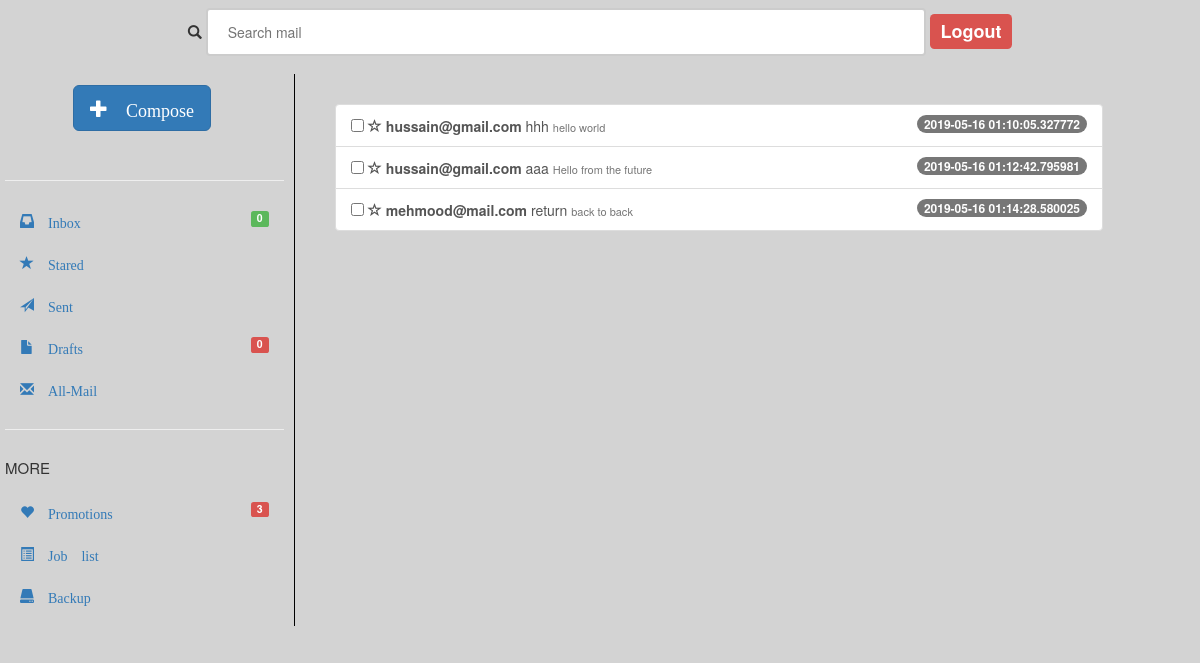
The page /sent (signed in) on the database its author committed.
### database.py (models this page shows, shortened)
class Email(Base):
	__tablename__ = 'emails'
	email_id = Column(Integer, primary_key=True)
	subject = Column(String(100))
	msg = Column(String(1000))
	receiver_email = Column(String(50))
	sender_email = Column(String(50), nullable=False)
	time = Column(DateTime(), nullable=False)

### app.py (the view)
@app.route('/sent', methods=["POST","GET"])
@is_logged_in
def sent():
	user = session['username']
	results = None
	if request.method=="POST":
		insertion()
	else:
		results = db.session.query(Email).filter_by(sender_email=user).all()
	return render_template("sent.html", results=results)

### app.py (called while the page is built)
def is_logged_in(f):
	@wraps(f)
	def wrap(*args, **kwargs):
		if "logged_in" in session:
			return f(*args, **kwargs)
		else:
			flash("Unauthorized, Please login", "danger")
			return redirect(url_for("login"))
	return wrap

### templates/sent.html (shortened to what this page needs)
{% extends "layout.html" %}
{% block body %}
<div class="col inbox col-md-8 pul-right">
    <div class="tab-content">
        <div class="tab-pane fade in active" id="home">
            <div class="list-group">
                {% for result in results %}
                <a href="#" class="list-group-item  testField">
                    <input type="checkbox">
                    <span class="glyphicon glyphicon-star-empty"></span>
                    <strong>
                        <span class="name" style="min-width: 120px; display: inline-block;">{{ result.receiver_email }}</span>
                    </strong>
                    <span class=""> {{ result.subject }}</span>
                    <span class="text-muted" style="font-size: 11px;">{{ result.msg }}</span>
                    <span class="badge">{{ result.time }}</span>
                </a>
                {% endfor %}
            </div>
        </div>
    </div>
</div>
{% endblock %}

### templates/layout.html (style rules this page uses)
body { background-color: #D3D3D3; }
.inbox { padding-top: 20px; margin-top: 20px; padding-left: 15px; margin-left: 15px; width: 70%; height: 80%; }

### rows shown on the page
Email: receiver_email "hussain@gmail.com", subject "hhh", msg "hello world", time "2019-05-16 01:10:05.327772"
Email: receiver_email "hussain@gmail.com", subject "aaa", msg "Hello from the future", time "2019-05-16 01:12:42.795981"
Email: receiver_email "mehmood@mail.com", subject "return", msg "back to back", time "2019-05-16 01:14:28.580025"
